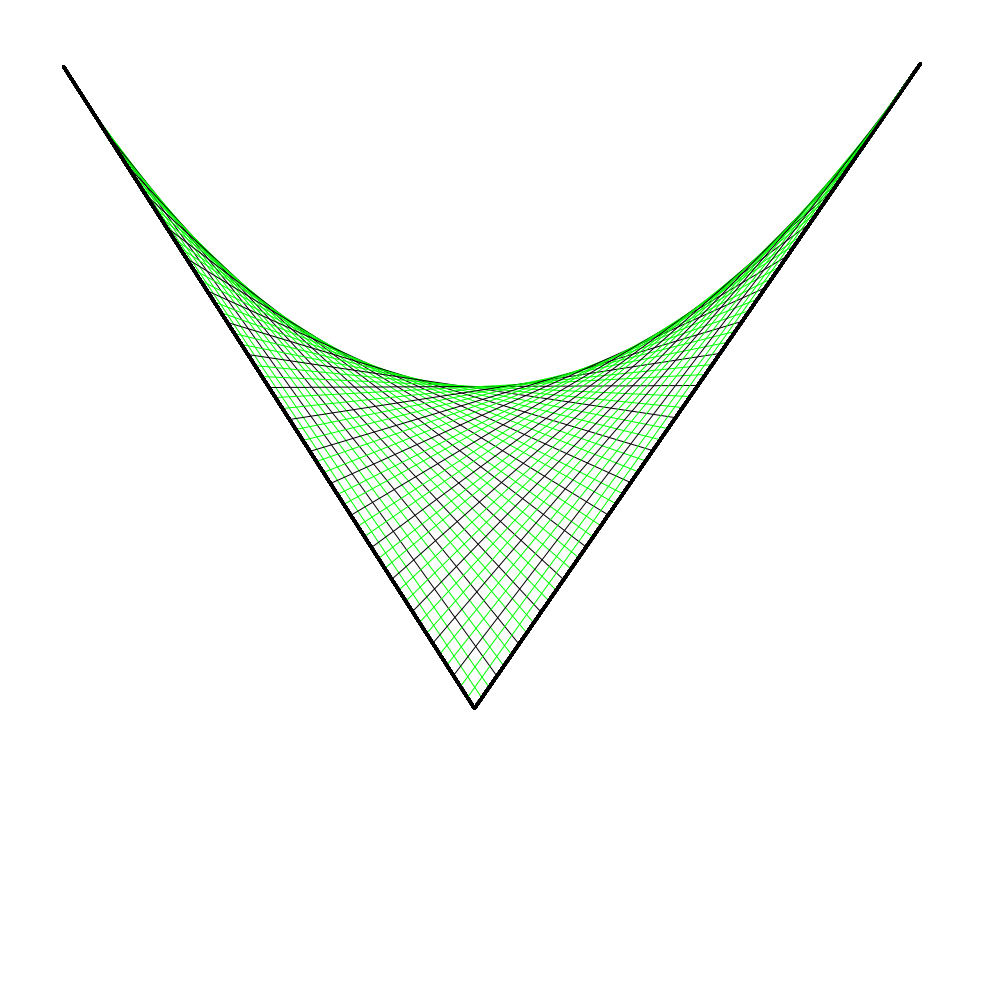
Frame 1 (no input)
Frame 60 (the mouse pressed at the canvas centre just before this capture): identical to frame 1, image omitted
Frame 120 (the mouse held since frame 60 and released just before this capture): identical to frame 1, image omitted

The Processing sketch that drew this single still picture (run headless with seeded random() and noise(); from frame 60 on, the mouse is pressed at the canvas centre):

// Processing sketch: ParabolicCurvesClass
// ── ParabolicCurvesClass.pde
public class ParabolicCurve {

  LineCord axisY = new LineCord();
  LineCord axisX = new LineCord();
  int numberOfLines;

  public ParabolicCurve(LineCord axisX, LineCord axisY, int setNumberOfLines){

    this.axisX = axisX;
    this.axisY = axisY;
    numberOfLines = setNumberOfLines;
  }

  public void drawParabolicCurve(){

        for(int i = 0; i < numberOfLines; i++){

          strokeWeight(1);

          if(i % 3 == 0){
            stroke(0);
          } else {
            stroke(0, 255, 0);
          }

          float lineX1 = distance(axisX, 'x', i);
          float lineY1 = distance(axisX, 'y', i);

          float lineX2 = distance(axisY, 'x', i);
          float lineY2 = distance(axisY, 'y', i);

          line(lineX1, lineY1, lineX2, lineY2);

          stroke(0);
          strokeWeight(3);
          line(axisX.x1, axisX.y1, axisX.x2, axisX.y2);
          line(axisY.x1, axisY.y1, axisY.x2, axisY.y2);
      }
  }

  float distance(LineCord axis, char xory, int i){
    if(xory == 'x'){
      float xDistance = axis.x1 + (i * (axis.x2 - axis.x1) / numberOfLines);
      return xDistance;
    } else {
      float yDistance = axis.y1 + (i * (axis.y2 - axis.y1) / numberOfLines);
      return yDistance;
    }

    // Make exeptionhandler here...

  }
}

public class LineCord{
  float x1;
  float y1;
  float x2;
  float y2;

  public LineCord(float x1, float y1, float x2, float y2){
    this.x1 = x1;
    this.y1 = y1;
    this.x2 = x2;
    this.y2 = y2;
  }

  public LineCord(){
    this.x1 = 0;
    this.y1 = 0;
    this.x2 = 0;
    this.y2 = 0;
  }
}

void setup(){
  size(1000, 1000);
}

void draw(){

  background(255);
  LineCord yAxis = new LineCord(63, 66, 474 ,708);
  LineCord xAxis = new LineCord(yAxis.x2, yAxis.y2, 920, 63);
  int numberOfLines = 60;
  ParabolicCurve kurva = new ParabolicCurve(xAxis, yAxis, numberOfLines);
  kurva.drawParabolicCurve();
}
